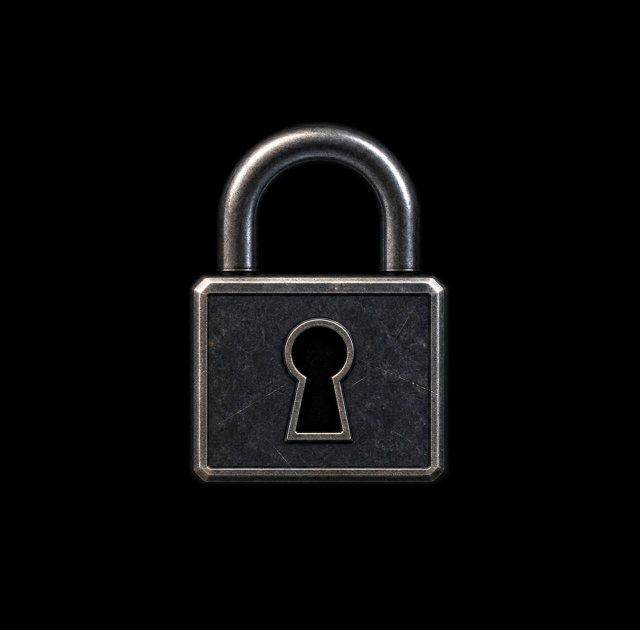
#> input picture assets/reforged/frontend/main-menu/padlock/approved/source/spartan-padlock-approved.jpg, 1280 x 1260 px (shown at 1/2 size)
$ python build_approved_padlock.py
#> lines starting #> are read from the running program, lines starting #| are printed output that depends on the picture
#!/usr/bin/env python3
"""Build the transparent runtime copy of the locked Reforged padlock art.

The canonical JPEG is never rewritten. The matte is derived from the largest
border-separated object silhouette and its enclosed regions, so intentionally
dark material, the keyhole, and the shackle opening remain part of the asset.
"""

from __future__ import annotations

import hashlib
import json
import pathlib
from collections import deque

from PIL import Image


ROOT = pathlib.Path(__file__).resolve().parents[3]
ASSET_ROOT = ROOT / "assets/reforged/frontend/main-menu/padlock/approved"
SOURCE = ASSET_ROOT / "source/spartan-padlock-approved.jpg"
RUNTIME = ASSET_ROOT / "runtime/spartan-padlock-approved.png"
METADATA = ASSET_ROOT / "metadata/spartan-padlock-approved.json"
EXPECTED_SOURCE_SHA256 = "5cd5b57030d9f37eaec89b3fabddbf5a6e746eea7dc1dd58d002d302e013a04a"
CORE_THRESHOLD = 8


def sha256_path(path: pathlib.Path) -> str:
    digest = hashlib.sha256()
    with path.open("rb") as stream:
        for chunk in iter(lambda: stream.read(1024 * 1024), b""):
            digest.update(chunk)
    return digest.hexdigest()


def _largest_component(mask: bytearray, width: int, height: int) -> bytearray:
    visited = bytearray(width * height)
    largest: list[int] = []
    for start, enabled in enumerate(mask):
        if not enabled or visited[start]:
            continue
        visited[start] = 1
        queue = deque([start])
        component: list[int] = []
        while queue:
            index = queue.popleft()
            component.append(index)
            x, y = index % width, index // width
            for neighbour in (index - 1, index + 1, index - width, index + width):
                if neighbour < 0 or neighbour >= width * height or visited[neighbour]:
                    continue
                nx, ny = neighbour % width, neighbour // width
                if abs(nx - x) + abs(ny - y) != 1 or not mask[neighbour]:
                    continue
                visited[neighbour] = 1
                queue.append(neighbour)
        if len(component) > len(largest):
            largest = component
    result = bytearray(width * height)
    for index in largest:
        result[index] = 255
    return result


def _classify_enclosed_regions(core: bytearray, width: int, height: int) -> tuple[bytearray, tuple[int, int, int, int]]:
    """Keep object cavities opaque except the large upper shackle opening."""
    outside = bytearray(width * height)
    queue: deque[int] = deque()
    for x in range(width):
        for index in (x, (height - 1) * width + x):
            if not core[index] and not outside[index]:
                outside[index] = 1
                queue.append(index)
    for y in range(height):
        for index in (y * width, y * width + width - 1):
            if not core[index] and not outside[index]:
                outside[index] = 1
                queue.append(index)
    while queue:
        index = queue.popleft()
        x, y = index % width, index // width
        for neighbour in (index - 1, index + 1, index - width, index + width):
            if neighbour < 0 or neighbour >= width * height or outside[neighbour] or core[neighbour]:
                continue
            nx, ny = neighbour % width, neighbour // width
            if abs(nx - x) + abs(ny - y) != 1:
                continue
            outside[neighbour] = 1
            queue.append(neighbour)
    enclosed = bytearray(1 if not core[i] and not outside[i] else 0 for i in range(width * height))
    visited = bytearray(width * height)
    candidates: list[tuple[int, list[int], tuple[int, int, int, int]]] = []
    object_rows = [i // width for i, value in enumerate(core) if value]
    object_mid_y = (min(object_rows) + max(object_rows)) / 2
    for start, enabled in enumerate(enclosed):
        if not enabled or visited[start]:
            continue
        visited[start] = 1
        queue = deque([start])
        component: list[int] = []
        while queue:
            index = queue.popleft()
            component.append(index)
            x, y = index % width, index // width
            for neighbour in (index - 1, index + 1, index - width, index + width):
                if neighbour < 0 or neighbour >= width * height or visited[neighbour] or not enclosed[neighbour]:
                    continue
                nx, ny = neighbour % width, neighbour // width
                if abs(nx - x) + abs(ny - y) != 1:
                    continue
                visited[neighbour] = 1
                queue.append(neighbour)
        xs = [i % width for i in component]
        ys = [i // width for i in component]
        bounds = (min(xs), min(ys), max(xs) + 1, max(ys) + 1)
        if bounds[3] < object_mid_y and len(component) > width * height * .005:
            candidates.append((len(component), component, bounds))
    if not candidates:
        raise RuntimeError("could not identify the enclosed shackle opening")
    _, shackle_opening, shackle_bounds = max(candidates, key=lambda candidate: candidate[0])
    shackle_set = set(shackle_opening)
    matte = bytearray(
        255 if core[i] or (enclosed[i] and i not in shackle_set) else 0
        for i in range(width * height)
    )
    return matte, shackle_bounds


def build_runtime() -> dict[str, object]:
    if sha256_path(SOURCE) != EXPECTED_SOURCE_SHA256:
        raise ValueError("locked approved padlock source hash mismatch")
    with Image.open(SOURCE) as opened:
#> opened is the input picture: PIL image 1280x1260 RGB; mean R, G, B 9.5, 9.4, 9.7
        opened.load()
        if opened.format != "JPEG" or opened.mode != "RGB" or opened.size != (1280, 1260):
            raise ValueError(f"unexpected approved padlock source: {opened.format}/{opened.mode}/{opened.size}")
        source = opened.copy()

    width, height = source.size
#> width = 1280; height = 1260
    pixels = list(source.getdata())
#> pixels = 1612800 items
    signal = bytearray(max(pixel) for pixel in pixels)
    candidate = bytearray(value > CORE_THRESHOLD for value in signal)
    matte, shackle_bounds = _classify_enclosed_regions(
        _largest_component(candidate, width, height), width, height
    )
#> shackle_bounds = (513, 323, 761, 548)
    full = Image.new("RGBA", source.size)
#> full: PIL image 1280x1260 RGBA; every value is 0
    full.putdata([(*rgb, alpha) if alpha else (0, 0, 0, 0) for rgb, alpha in zip(pixels, matte)])
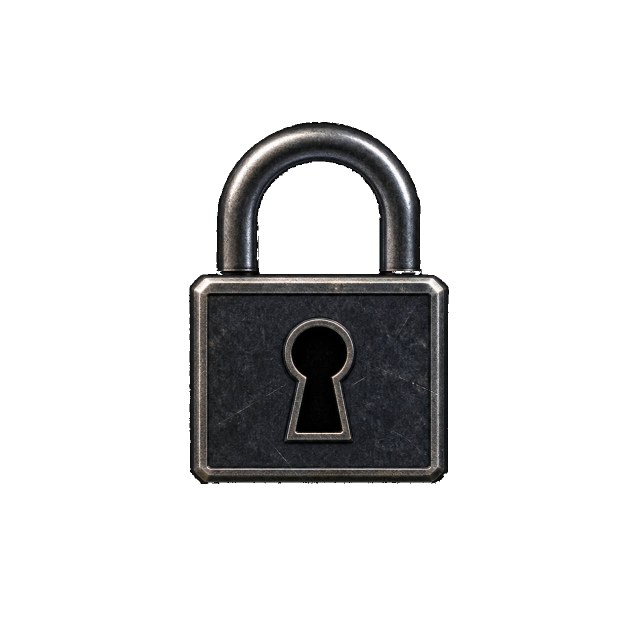
#> full: PIL image 1280x1260 RGBA (shown at 1/2 size); mean R, G, B, A 9.5, 9.4, 9.7, 43; transparent parts drawn white
    source_bounds = full.getchannel("A").getbbox()
#> source_bounds = (378, 244, 898, 968)
    if source_bounds is None:
        raise RuntimeError("approved padlock matte produced no visible pixels")
    runtime = full.crop(source_bounds)
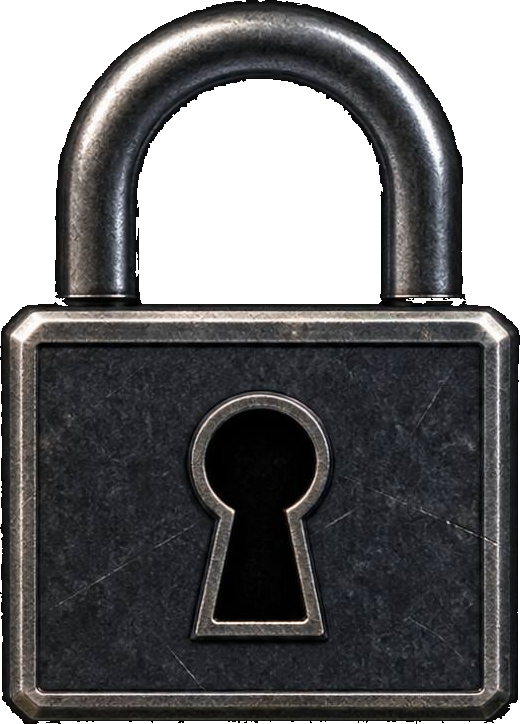
#> runtime: PIL image 520x724 RGBA; mean R, G, B, A 40.5, 40.2, 41.4, 184.2; transparent parts drawn white
    RUNTIME.parent.mkdir(parents=True, exist_ok=True)
    runtime.save(RUNTIME, "PNG", optimize=False, compress_level=9)

    metadata: dict[str, object] = {
        "schemaVersion": 1,
        "status": "HUMAN_APPROVED_LOCKED_PRODUCTION_ART",
        "source": {
            "path": str(SOURCE.relative_to(ROOT)).replace("\\", "/"),
            "format": "JPEG", "dimensions": list(source.size), "mode": "RGB",
            "bytes": SOURCE.stat().st_size, "sha256": sha256_path(SOURCE),
            "preservedByteIdentically": True,
        },
        "runtime": {
            "path": str(RUNTIME.relative_to(ROOT)).replace("\\", "/"),
            "format": "PNG", "dimensions": list(runtime.size), "mode": "RGBA",
            "sha256": sha256_path(RUNTIME), "sourceVisibleBounds": list(source_bounds),
            "alphaBounds": list(runtime.getchannel("A").getbbox() or ()),
            "transparentShackleOpeningSourceBounds": list(shackle_bounds),
        },
        "matte": {
            "required": True,
            "reason": "approved JPEG contains a black presentation field and no alpha channel",
            "coreThreshold": CORE_THRESHOLD,
            "method": "largest connected silhouette plus border flood; the largest enclosed cavity wholly above the silhouette midpoint is classified as the open shackle hole, while lower enclosed cavities such as the keyhole remain opaque",
            "visualRedesign": False,
        },
    }
    METADATA.parent.mkdir(parents=True, exist_ok=True)
    METADATA.write_text(json.dumps(metadata, indent=2) + "\n", encoding="utf-8")
    return metadata


if __name__ == "__main__":
    print(json.dumps(build_runtime(), indent=2))
